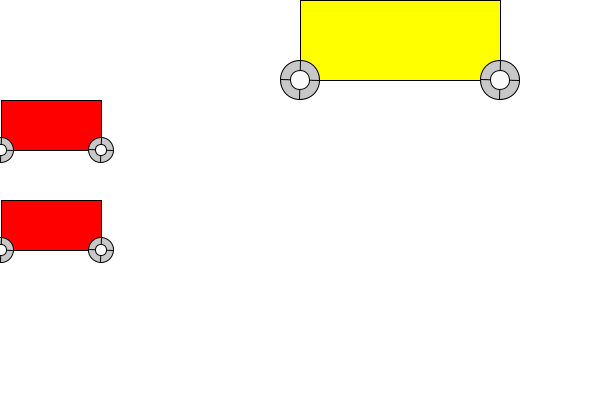
Frame 1 (no input)
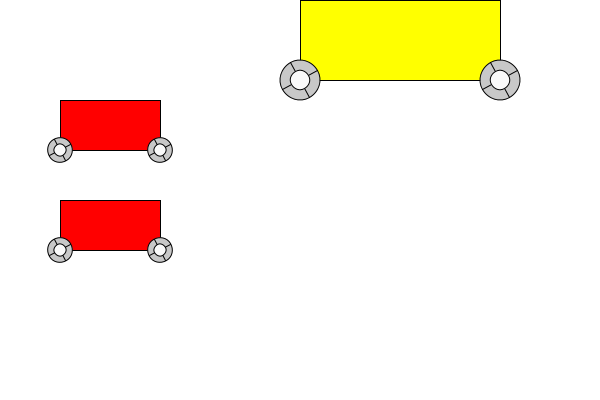
Frame 60 (the mouse pressed at the canvas centre just before this capture)
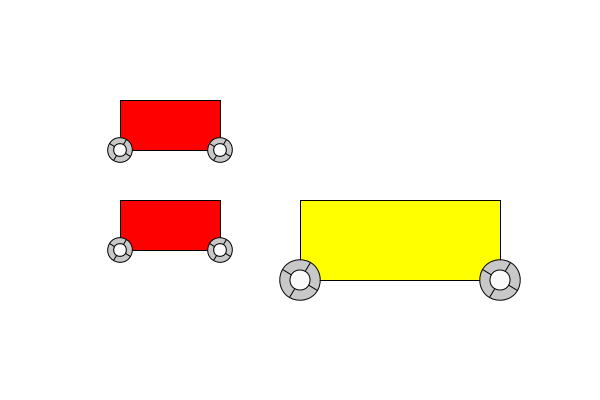
Frame 120 (the mouse held since frame 60 and released just before this capture)

The Processing sketch that drew these frames (run headless with seeded random() and noise(); from frame 60 on, the mouse is pressed at the canvas centre):

// Processing sketch: FuncionautoConRuedas
// ── FuncionautoConRuedas.pde
int posX;
void setup() {
  size(600, 400);
}
void draw() {
  background(255);
  posX++;
  posX = posX%width;
  auto(posX, 100, 100, 50, color(255, 0, 0));
  autoVeloz(posX, 200, 100, 50, color(255, 0, 0), 4);
  auto(300, mouseY, 200, 80, color(255, 255, 0));
}
void auto(int px, int py, int ancho, int alto, color relleno ) {
  fill(relleno);
  rect(px, py, ancho, alto);
  rueda(px, py+alto, alto/2, 1);
  rueda(px+ancho, py+alto, alto/2, 1);
}


void autoVeloz(int px, int py, int ancho, int alto, color relleno, float vel ) {
  fill(relleno);
  rect(px, py, ancho, alto);
  rueda(px, py+alto, alto/2, vel);
  rueda(px+ancho, py+alto, alto/2, vel);
}
void rueda(int px, int py, int tam, float vel) {
  push();
  translate(px, py);
  rotate(radians(frameCount*vel));
  fill(200);
  ellipse(0, 0, tam, tam);
  line(-tam/2, 0, tam/2, 0);
  line(0, -tam/2, 0, tam/2);
  fill(250);
  ellipse(0, 0, tam/2, tam/2);
  pop();
}
